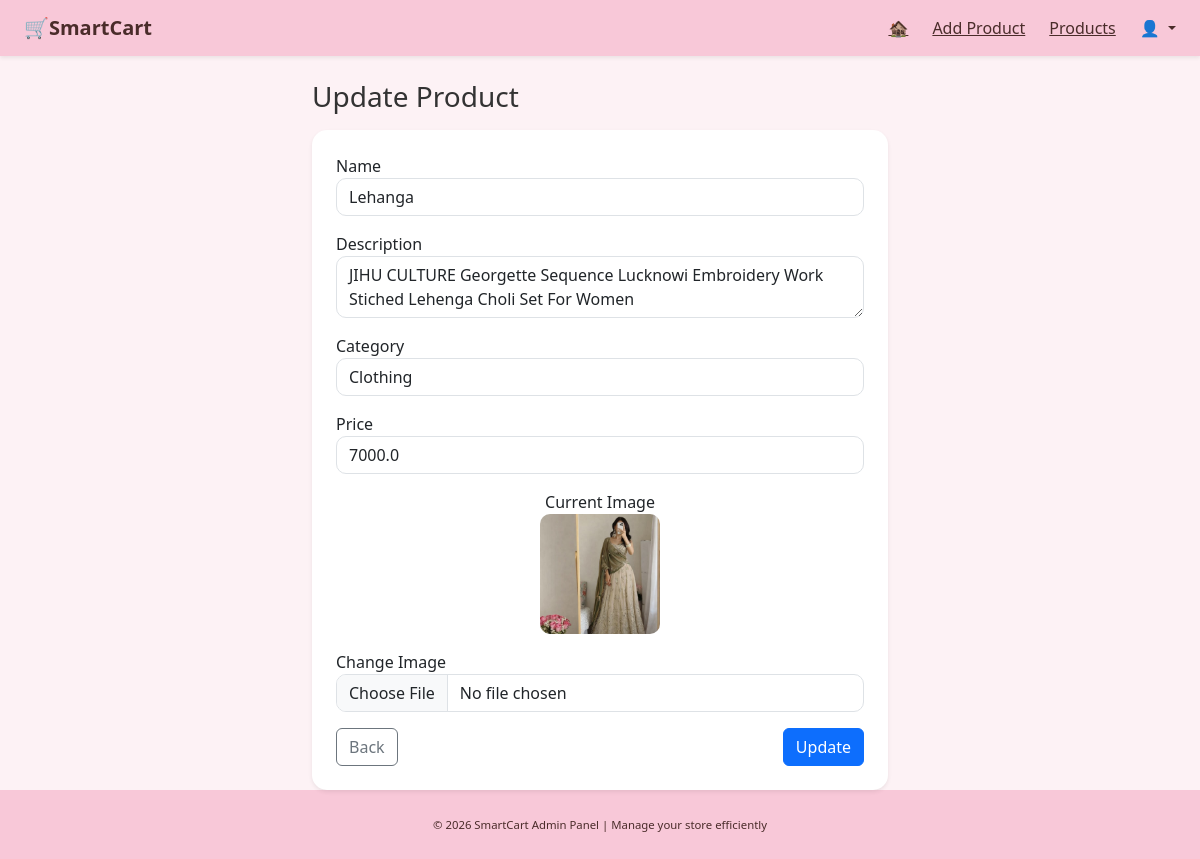
The page /admin/update-item/1 (signed in) on the database its author committed.
### tables this page shows
CREATE TABLE products (
    product_id INTEGER PRIMARY KEY AUTOINCREMENT,
    name TEXT,
    description TEXT,
    category TEXT,
    price REAL,
    image TEXT,
    admin_id INTEGER,
    FOREIGN KEY (admin_id) REFERENCES admin(admin_id)
);

### app.py (the view)
@app.route('/admin/update-item/<int:item_id>', methods=['GET'])
def update_item_page(item_id):
    if 'admin_id' not in session:
        flash("Login required")
        return redirect('/admin-login')
    conn = get_db_connection()
    cursor = conn.cursor()
    cursor.execute("SELECT * FROM products WHERE product_id=?", (item_id,))
    product = cursor.fetchone()
    cursor.close()
    conn.close()
    if not product:
        flash("Product not found")
        return redirect('/admin/item-list')
    return render_template("admin/update_item.html", product=product)

### app.py (called while the page is built)
def get_db_connection():
    conn = sqlite3.connect(config.DATABASE)
    conn.row_factory = sqlite3.Row
    return conn

@app.context_processor
def cart_count():
    cart = session.get('cart', {})
    return dict(cart_count=len(cart))

### templates/admin/update_item.html (shortened to what this page needs)
{% extends 'base.html' %}
{% block content %}
<div class="container mt-4" style="max-width:600px;">
    <h3 class="mb-3">Update Product</h3>
    <div class="card p-4 shadow-sm" style="border-radius:15px;">
        <form method="POST" enctype="multipart/form-data">
            <div class="mb-3">
                <label>Name</label>
                <input type="text" name="name" class="form-control" value="{{ product.name }}">
            </div>
            <div class="mb-3">
                <label>Description</label>
                <textarea name="description" class="form-control">{{ product.description }}</textarea>
            </div>
            <div class="mb-3">
                <label>Category</label>
                <input type="text" name="category" class="form-control" value="{{ product.category }}">
            </div>
            <div class="mb-3">
                <label>Price</label>
                <input type="number" step="0.01" name="price" class="form-control" value="{{ product.price }}">
            </div>
            <div class="mb-3 text-center">
                <label>Current Image</label><br>
                <img src="/static/uploads/product_images/{{ product.image }}"
                     style="width:120px; height:120px; object-fit:cover; border-radius:10px;">
            </div>
            <div class="mb-3">
                <label>Change Image</label>
                <input type="file" name="image" class="form-control">
            </div>
            <div class="d-flex justify-content-between">
                <a href="/admin/item-list" class="btn btn-outline-secondary">Back</a>
                <button class="btn btn-primary">Update</button>
            </div>
        </form>
    </div>
</div>
{% endblock %}

### static/css/style.css (style rules this page uses)
body { background-color: #fdf2f5; font-family: 'Segoe UI', sans-serif; color: #333; display: flex; flex-direction: column; min-height: 100vh; }
.form-control { border-radius: 10px; }
.card { border: none; border-radius: 15px; }

### rows shown on the page
products: name "Lehanga", description "JIHU CULTURE Georgette Sequence Lucknowi Embroidery Work Stiched Lehenga Choli Set For Women", category "Clothing", price "7000.0", image (picture)
